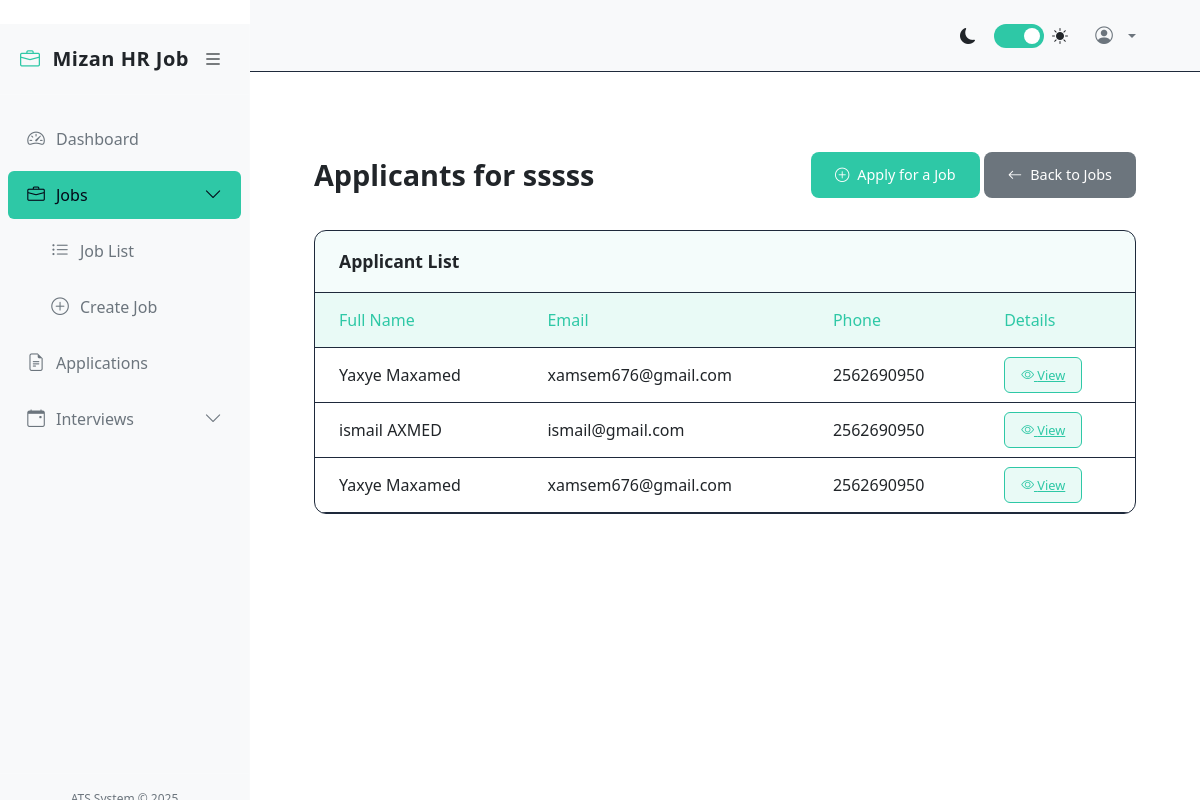
Screenshot of /job/2/applicants/ (signed in) with the database file from the repository.
### jobs/models.py (models this page shows, shortened)
class Job(models.Model):
    title = models.CharField(max_length=255)
    description = models.TextField()
    deadline = models.DateField()

class Applicant(models.Model):
    full_name = models.CharField(max_length=255)
    email = models.EmailField()
    phone = models.CharField(max_length=20)
    linkedin = models.URLField(blank=True, null=True)
    cover_letter = models.TextField()
    position_applied = models.ForeignKey(Job, on_delete=models.SET_NULL, null=True, related_name='applicants')

### jobs/views.py (the view)
    def wrapper(request, *args, **kwargs):
        if not request.session.get('admin_logged_in'):
            return redirect('jobs:admin_login')
        return view_func(request, *args, **kwargs)

### jobs/views.py (called while the page is built)
def admin_required(view_func):
    def wrapper(request, *args, **kwargs):
        if not request.session.get('admin_logged_in'):
            return redirect('jobs:admin_login')
        return view_func(request, *args, **kwargs)
    return wrapper

@admin_required
def job_applicants(request, pk):
    job = get_object_or_404(Job, pk=pk)
    applicants = job.applicants.all()
    return render(request, 'jobs/job_applicants.html', {'job': job, 'applicants': applicants})

### jobs/templates/jobs/job_applicants.html (shortened to what this page needs)
﻿{% extends 'base.html' %}
{% block content %}
<div class="applicants-container">
    <div class="header-section">
        <h1 class="page-title">Applicants for {{ job.title }}</h1>
        <div>
            <a href="{% url 'jobs:apply' %}" class="btn btn-success">
                <i class="bi bi-plus-circle"></i> Apply for a Job
            </a>
            <a href="{% url 'jobs:admin_dashboard' %}" class="btn btn-secondary">
                <i class="bi bi-arrow-left"></i> Back to Jobs
            </a>
        </div>
    </div>
    <div class="data-card">
        <div class="card-header">
            <h2 class="card-title">Applicant List</h2>
        </div>
        <div class="card-body">
            {% if applicants %}
                <div class="table-container">
                    <table class="data-table">
                        <thead>
                            <tr>
                                <th>Full Name</th>
                                <th>Email</th>
                                <th>Phone</th>
                                <th>Details</th>
                            </tr>
                        </thead>
                        <tbody>
                            {% for applicant in applicants %}
                                <tr>
                                    <td>{{ applicant.full_name }}</td>
                                    <td>{{ applicant.email }}</td>
                                    <td>{{ applicant.phone }}</td>
                                    <td>
                                        <a href="{% url 'jobs:applicant_detail' applicant.pk %}" class="action-btn view-btn">
                                            <i class="bi bi-eye"></i> View
                                        </a>
                                    </td>
                                </tr>
                            {% endfor %}
                        </tbody>
                    </table>
                </div>
            {% else %}
                <div class="empty-state">
                    <p>No applicants found.</p>
                </div>
            {% endif %}
        </div>
    </div>
</div>
{% endblock %}

### jobs/templates/base.html (style rules this page uses)
:root { --bg-primary: #030817; --bg-secondary: #0b1120; --accent-color: #2ec8a6; --text-primary: #f8fafc; --text-secondary: #94a3b8; --sidebar-width: 250px; --navbar-height: 72px; --sidebar-collapsed-width: 80px; }
body { background-color: var(--bg-primary); color: var(--text-primary); font-family: 'Segoe UI', system-ui, -apple-system, sans-serif; }

### jobs/templates/jobs/job_applicants.html (style rules this page uses)
:root { --bg-primary: #0b1120; --bg-secondary: #0b1120; --accent-color: #2ec8a6; --text-primary: #f8fafc; --text-secondary: #94a3b8; --border-color: #1e293b; --error-color: #ff6b6b; --success-color: #2ec8a6; }
.applicants-container { padding: 2rem; }
.header-section { display: flex; justify-content: space-between; align-items: center; margin-bottom: 2rem; }
.page-title { font-size: 1.8rem; font-weight: 600; color: var(--text-primary); margin: 0; }
.btn { padding: 0.75rem 1.5rem; border-radius: 8px; font-weight: 500; font-size: 0.9rem; transition: all 0.2s ease; cursor: pointer; display: inline-flex; align-items: center; gap: 0.5rem; }
.btn-success { background-color: var(--success-color); border: none; color: var(--bg-primary); }
.btn-secondary { background-color: var(--text-secondary); border: none; color: var(--bg-primary); }
.data-card { background-color: var(--bg-primary); border-radius: 12px; border: 1px solid var(--border-color); overflow: hidden; }
.card-header { padding: 1.25rem 1.5rem; background-color: rgba(46, 200, 166, 0.05); border-bottom: 1px solid var(--border-color); }
.card-title { font-size: 1.1rem; font-weight: 600; color: var(--text-primary); margin: 0; }
.table-container { overflow-x: auto; }
.data-table { width: 100%; border-collapse: separate; border-spacing: 0; }
.data-table thead th { background-color: rgba(46, 200, 166, 0.1); color: var(--accent-color); font-weight: 500; padding: 1rem 1.5rem; text-align: left; border-bottom: 1px solid var(--border-color); }
.data-table tbody tr { transition: all 0.2s ease; }
.data-table tbody td { padding: 1rem 1.5rem; border-bottom: 1px solid var(--border-color); color: var(--text-primary); }
.action-btn { padding: 0.5rem 1rem; border-radius: 6px; font-size: 0.8rem; transition: all 0.2s ease; }
.view-btn { background-color: rgba(46, 200, 166, 0.1); color: var(--accent-color); border: 1px solid var(--accent-color); }

### rows the page displays
Job: title "sssss"
Applicant: full_name "Yaxye Maxamed", email "xamsem676@gmail.com", phone "2562690950"
Applicant: full_name "ismail AXMED", email "ismail@gmail.com", phone "2562690950"
Applicant: full_name "Yaxye Maxamed", email "xamsem676@gmail.com", phone "2562690950"
